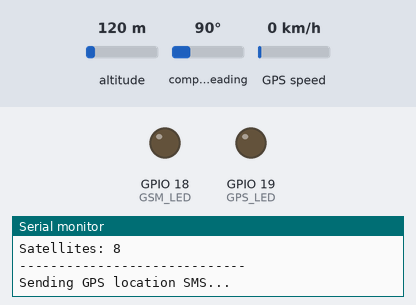
Bench run of a sketch on a simulated ESP32. On the bench: output pins drawn as LEDs (lit = HIGH), the last lines printed to the serial monitor. The inputs (shaded band) are chosen by the test bench; at power-on: altitude 120 m, compass heading 90°, GPS speed 0 km/h. The GPS gets a fix after 3 s at 37.7749, -122.4194 with 8 satellites; the modem accepts every AT command (registered, SIM ready, sends succeed) and sends nothing else.

Above: at 13.2 s.
At 19.7 s:
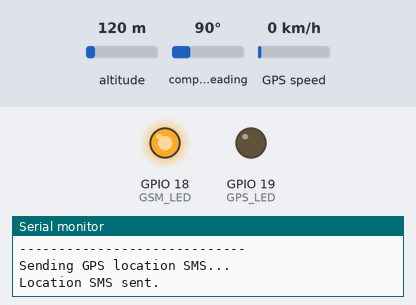
At 52.28 s:
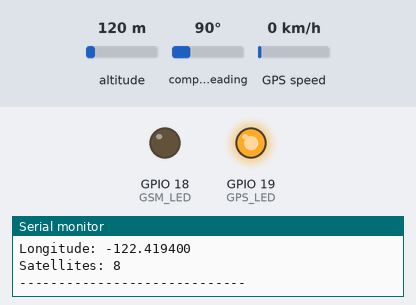
Timing chart, 0 to 53.0 s (numbered marks = the images above):
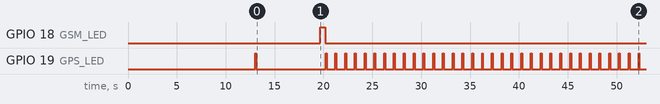

Measured:
- by itself, GPIO 18 (GSM_LED): LOW → HIGH at 19.7 s, → LOW 0.50 s later
- by itself, GPIO 19 (GPS_LED): goes HIGH 0.10 s, LOW 7.1 s, 32 × (HIGH 0.10 s, LOW 0.90 s), HIGH 0.10 s, then LOW

The sketch:

gps_tracking_system.ino
```cpp
#include <TinyGPS++.h>

// =====================================================
// GPS
// =====================================================

TinyGPSPlus gps;

HardwareSerial GPS_Serial(1);

#define GPS_RX 16
#define GPS_TX 17


// =====================================================
// SIM800L
// =====================================================

HardwareSerial SIM800L(2);

#define SIM_RX 26
#define SIM_TX 27

// Phone number to receive the SMS
const char* phoneNumber = "+91XXXXXXXXXX";


// =====================================================
// LEDs
// =====================================================

#define GPS_LED 19
#define GSM_LED 18


// =====================================================
// TIMING
// =====================================================

unsigned long lastSMS = 0;

// Send location once every 60 seconds
const unsigned long SMS_INTERVAL = 60000;


// =====================================================
// SETUP
// =====================================================

void setup()
{
  Serial.begin(115200);

  // GPS UART
  GPS_Serial.begin(
    9600,
    SERIAL_8N1,
    GPS_RX,
    GPS_TX
  );

  // SIM800L UART
  SIM800L.begin(
    9600,
    SERIAL_8N1,
    SIM_RX,
    SIM_TX
  );

  pinMode(GPS_LED, OUTPUT);
  pinMode(GSM_LED, OUTPUT);

  Serial.println();
  Serial.println("================================");
  Serial.println("GPS TRACKING SYSTEM");
  Serial.println("ESP32 + NEO-6M + SIM800L");
  Serial.println("================================");

  delay(3000);

  // Initialize SIM800L
  initializeSIM800L();
}


// =====================================================
// MAIN LOOP
// =====================================================

void loop()
{
  // Read GPS data continuously
  while (GPS_Serial.available())
  {
    gps.encode(GPS_Serial.read());
  }


  // Check for updated GPS location
  if (gps.location.isUpdated())
  {
    double latitude = gps.location.lat();
    double longitude = gps.location.lng();

    Serial.println();
    Serial.println("-----------------------------");

    Serial.print("Latitude : ");
    Serial.println(latitude, 6);

    Serial.print("Longitude: ");
    Serial.println(longitude, 6);

    Serial.print("Satellites: ");

    if (gps.satellites.isValid())
      Serial.println(gps.satellites.value());
    else
      Serial.println("Unknown");

    Serial.println("-----------------------------");


    // GPS LED
    digitalWrite(GPS_LED, HIGH);
    delay(100);
    digitalWrite(GPS_LED, LOW);


    // Send SMS only after interval
    if (
      millis() - lastSMS >= SMS_INTERVAL ||
      lastSMS == 0
    )
    {
      sendLocationSMS(
        latitude,
        longitude
      );

      lastSMS = millis();
    }
  }
}


// =====================================================
// INITIALIZE SIM800L
// =====================================================

void initializeSIM800L()
{
  Serial.println("Initializing SIM800L...");

  delay(1000);

  sendATCommand("AT", 1000);
  sendATCommand("ATE0", 1000);
  sendATCommand("AT+CPIN?", 2000);
  sendATCommand("AT+CSQ", 2000);
  sendATCommand("AT+CREG?", 2000);

  // SMS text mode
  sendATCommand(
    "AT+CMGF=1",
    1000
  );

  Serial.println("SIM800L initialization complete.");
}


// =====================================================
// SEND AT COMMAND
// =====================================================

void sendATCommand(
  const char* command,
  unsigned long waitTime
)
{
  Serial.print(">> ");
  Serial.println(command);

  SIM800L.println(command);

  unsigned long startTime = millis();

  while (millis() - startTime < waitTime)
  {
    while (SIM800L.available())
    {
      char c = SIM800L.read();
      Serial.write(c);
    }
  }

  Serial.println();
}


// =====================================================
// SEND GPS LOCATION SMS
// =====================================================

void sendLocationSMS(
  double latitude,
  double longitude
)
{
  Serial.println();
  Serial.println("Sending GPS location SMS...");

  String message = "";

  message += "GPS TRACKING SYSTEM\n";

  message += "Latitude: ";
  message += String(latitude, 6);

  message += "\nLongitude: ";
  message += String(longitude, 6);

  message += "\n\nGoogle Maps:\n";

  message += "https://maps.google.com/?q=";

  message += String(latitude, 6);

  message += ",";

  message += String(longitude, 6);


  // Tell SIM800L SMS number
  SIM800L.print("AT+CMGS=\"");
  SIM800L.print(phoneNumber);
  SIM800L.println("\"");

  delay(1000);


  // Send message
  SIM800L.print(message);

  delay(500);


  // CTRL+Z terminates SMS
  SIM800L.write(26);

  delay(5000);


  Serial.println("Location SMS sent.");

  // GSM LED
  digitalWrite(GSM_LED, HIGH);
  delay(500);
  digitalWrite(GSM_LED, LOW);
}
```
